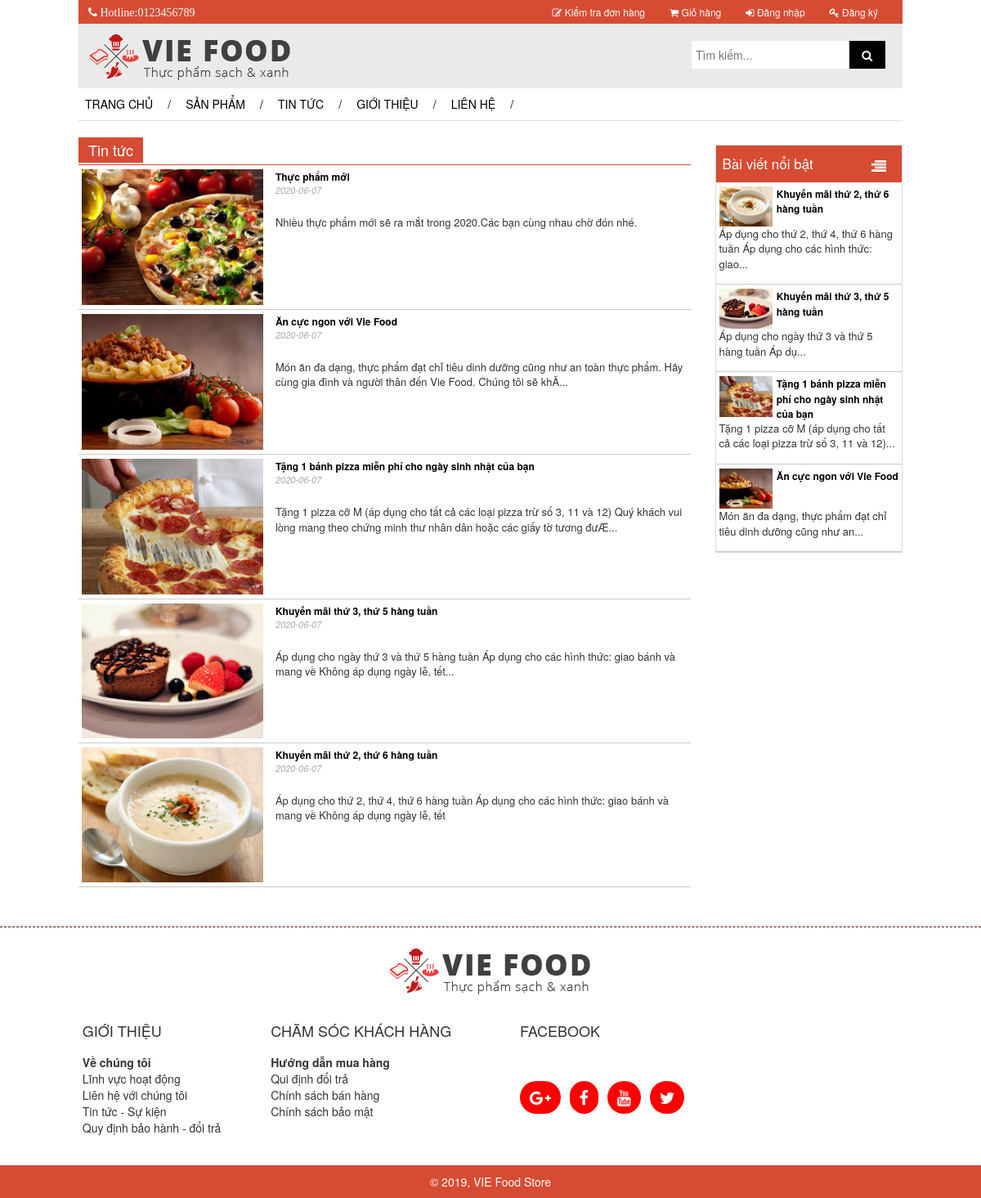
The app's page /tintuc.php, older data.
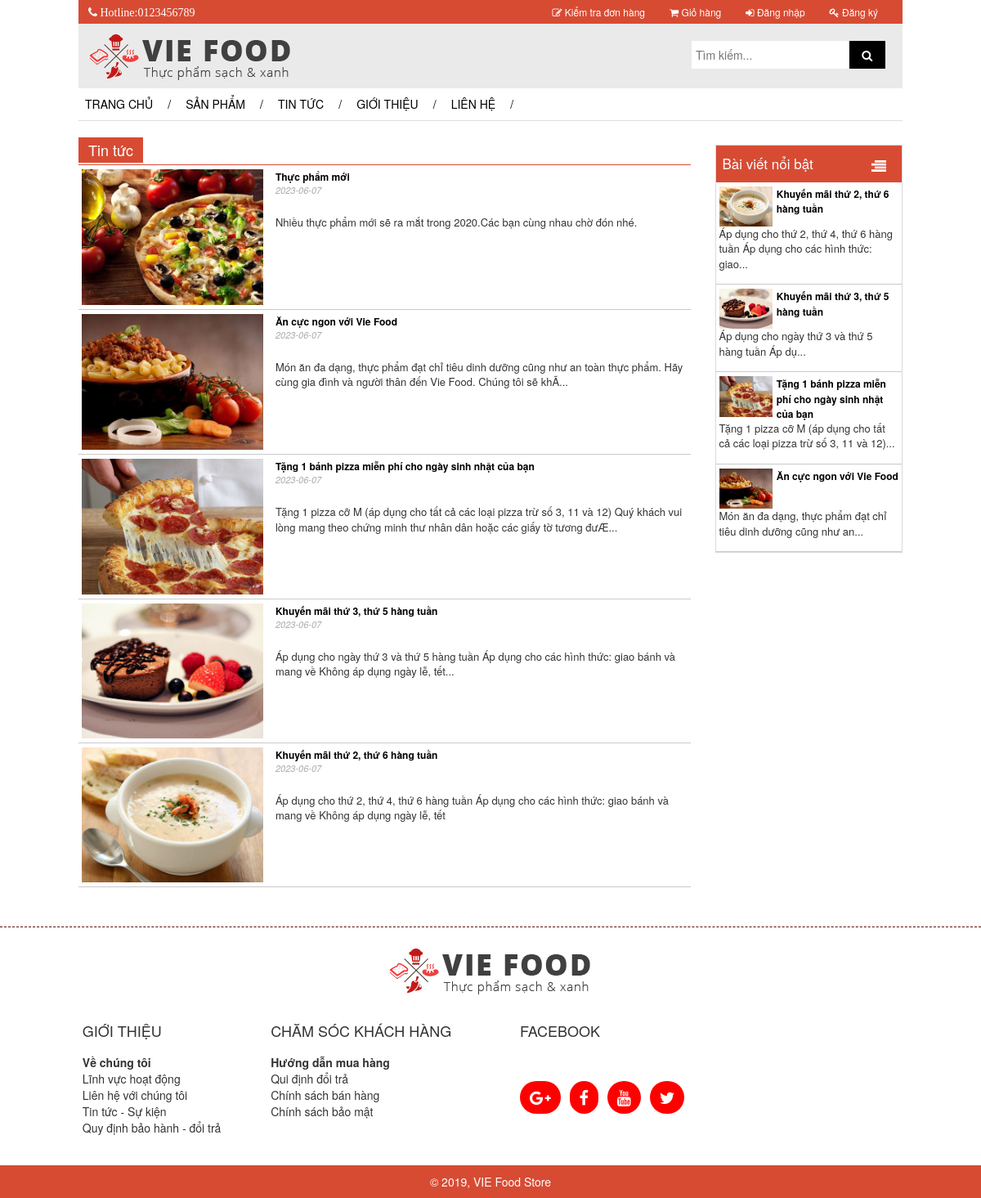
The same page, newer data.
### tables this page shows
CREATE TABLE `tintuc` (
  `matt` int(255) NOT NULL,
  `tieude` varchar(255) NOT NULL,
  `noidung` text NOT NULL,
  `thoigiandang` date NOT NULL,
  `hinhanh` varchar(255) NOT NULL,
  `manv` int(11) NOT NULL,
  `tinhtrang` int(11) NOT NULL
);

### tintuc.php (the view, shortened to what this page needs)
<?php
	if(isset($_SESSION['user']['uid']))
	{
		include("includes/header_user.php");
	}
	else
	{
		include("includes/header.php");
	}
	include("includes/connect_db.php");
?>
	<div id="contain" style="margin-top: 2%;">
		<div class="row">
			<div class="col-md-9">
				<div style="background-color:#d74b33;float: left;color: white;">
					<h1 style="font-size: 18px; font-weight: normal; padding: 0 12px; text-align: left; margin: 0!important;line-height: 31px">
					    Tin tức
				    </h1>
				</div>
				<div style="border-bottom:solid 1px #d74b33;clear: both;padding-top: 0.2%;"></div>
				<?php
			    	function truncateString2($str, $maxChars = 223, $holder = "...")
					{
					    if (strlen($str) > $maxChars) {
					        return trim(substr($str, 0, $maxChars)) . $holder;
					    } else {
					        return $str;
					    }
					}
				?>
			    <?php
					$query="SELECT * FROM `tintuc` where tinhtrang=1 order by matt desc";
					$result=mysqli_query($dbc,$query);check_errors($result,$query);
					while(list($matt,$tieude,$noidung,$thoigiandang,$hinhanh)=mysqli_fetch_array($result,MYSQLI_NUM))
				    {?>
					    <div class="ctn_ports_1" style="float: left;">
					     	<div tyle="width: 100%;">
					    		<div class="ctn_ports_1_img">
							    	<a href="chitiettintuc.php?matt=<?php echo $matt ?>">
							    		<img src=<?php echo $hinhanh ?>>
							    	</a>
					    		</div>
					    	</div>
					    	<div style="width: 100%;">
					    		<div class="ctn_ports_1_ctn">
							    	<a href="chitiettintuc.php?matt=<?php echo $matt ?>">
							    		<?php echo $tieude ?>
							    	</a>
								</div>
					    	</div>
					    	<div style="font-style: italic;margin-bottom: 10px;color: #aaaaaa;font-size: 11px;margin-left: 32%;">
					    		<p>
						    		<?php echo $thoigiandang ?>
								</p>
					    	</div>
					    	<div style="font-size: 13px;margin-left: 32%;margin-top: 3%;">
					    		<p>
						    		<?php echo truncateString2($noidung) ?>
								</p>
					    	</div>
					    </div>
					<?PHP }
				?>
			</div>
			<div class="col-md-3">
				<?php  include("includes/product_posts.php");?>
			</div>
		</div>
	</div>
	<?php  include("includes/footer.php");?>

### includes/product_posts.php
<div class="ctn_ports">
	<div class="ctn_ports_ttl">
		<span>
			Bài viết nổi bật
		</span>
		<span style="float: right;margin-right: 5%;">
		    <img src="IMAGES/icon_vmega.png">
		</span>
	</div>
	<?php
    	function truncateString($str, $maxChars = 123, $holder = "...")
		{
		    if (strlen($str) > $maxChars) {
		        return trim(substr($str, 0, $maxChars)) . $holder;
		    } else {
		        return $str;
		    }
		}
	?>
    <?php
		$query="SELECT * FROM `tintuc` where tinhtrang=1 LIMIT 4";
		$result=mysqli_query($dbc,$query);check_errors($result,$query);
		while(list($matt,$tieude,$noidung,$thoigiandang,$hinhanh)=mysqli_fetch_array($result,MYSQLI_NUM))
	    {?>
		    <div class="ctn_ports_1">
		     	<div tyle="width: 100%;">
		    		<div class="ctn_ports_1_img">
				    	<a href="chitiettintuc.php?matt=<?php echo $matt ?>">
				    		<img src=<?php echo $hinhanh ?>>
				    	</a>
		    		</div>
		    	</div>
		    	<div style="width: 100%;">
		    		<div class="ctn_ports_1_ctn">
				    	<a href="chitiettintuc.php?matt=<?php echo $matt ?>">
				    		<?php echo $tieude ?>
				    	</a>
					</div>
		    	</div>
		    	<div class="ctn_ports_1_ps">
		    		<p>
			    		<?php echo truncateString($noidung) ?>
					</p>
		    	</div>
		    </div>
		<?PHP }
	?>
</div>

Row changes from the older to the newer data that the page shows:
changed tintuc "Nhiều thực phẩm mới sẽ ra mắt trong 2020.Các bạn cùng nhau chờ đón nhé.": thoigiandang "2020-06-07" → "2023-06-07"
changed tintuc "Ăn cực ngon với Vie Food": thoigiandang "2020-06-07" → "2023-06-07"
changed tintuc "Tặng 1 bánh pizza miễn phí cho ngày sinh nhật của bạn": thoigiandang "2020-06-07" → "2023-06-07"
changed tintuc "Khuyến mãi thứ 3, thứ 5 hàng tuần": thoigiandang "2020-06-07" → "2023-06-07"
changed tintuc "Khuyến mãi thứ 2, thứ 6 hàng tuần": thoigiandang "2020-06-07" → "2023-06-07"
